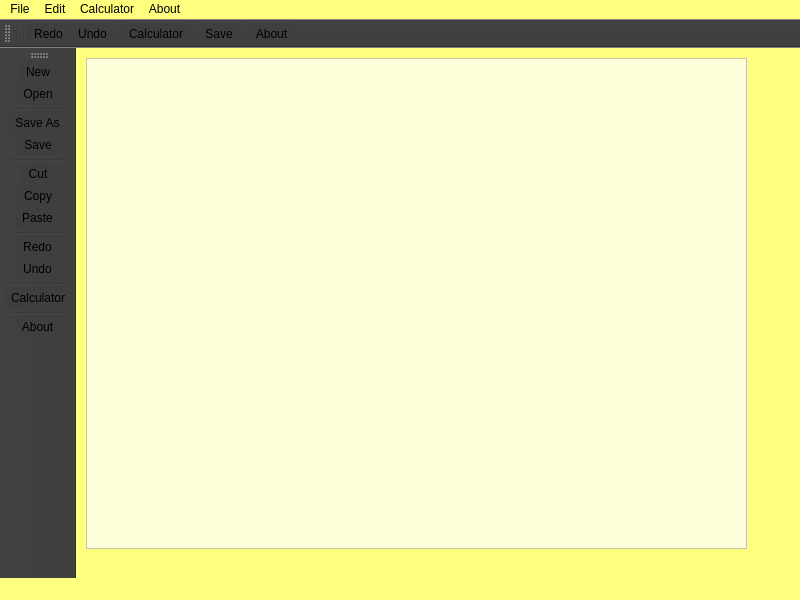
<?xml version="1.0" encoding="UTF-8"?>
<ui version="4.0">
 <class>NoteCal</class>
 <widget class="QMainWindow" name="NoteCal">
  <property name="geometry">
   <rect>
    <x>0</x>
    <y>0</y>
    <width>800</width>
    <height>600</height>
   </rect>
  </property>
  <property name="windowTitle">
   <string>NoteCal </string>
  </property>
  <property name="windowIcon">
   <iconset resource="resource.qrc">
    <normaloff>:/icons/notepad.png</normaloff>:/icons/notepad.png</iconset>
  </property>
  <property name="styleSheet">
   <string notr="true">background-color:rgb(255, 255, 127)</string>
  </property>
  <widget class="QWidget" name="centralwidget">
   <widget class="QTextEdit" name="textEdit">
    <property name="geometry">
     <rect>
      <x>10</x>
      <y>10</y>
      <width>661</width>
      <height>491</height>
     </rect>
    </property>
    <property name="styleSheet">
     <string notr="true">background-color:rgb(255, 254, 219)</string>
    </property>
   </widget>
  </widget>
  <widget class="QMenuBar" name="menubar">
   <property name="geometry">
    <rect>
     <x>0</x>
     <y>0</y>
     <width>800</width>
     <height>26</height>
    </rect>
   </property>
   <widget class="QMenu" name="menuFile">
    <property name="title">
     <string>File</string>
    </property>
    <addaction name="actionnew"/>
    <addaction name="actionOpen"/>
    <addaction name="separator"/>
    <addaction name="actionSave"/>
    <addaction name="actionSave_As"/>
   </widget>
   <widget class="QMenu" name="menuEdit">
    <property name="title">
     <string>Edit</string>
    </property>
    <addaction name="actionCut"/>
    <addaction name="actionCopy"/>
    <addaction name="actionPaste"/>
    <addaction name="separator"/>
    <addaction name="actionRedo"/>
    <addaction name="actionUndo"/>
   </widget>
   <widget class="QMenu" name="menuCalculator">
    <property name="title">
     <string>Calculator</string>
    </property>
    <addaction name="actionCalculator"/>
   </widget>
   <widget class="QMenu" name="menuAbout">
    <property name="title">
     <string>About</string>
    </property>
    <addaction name="actionAbout"/>
   </widget>
   <addaction name="menuFile"/>
   <addaction name="menuEdit"/>
   <addaction name="menuCalculator"/>
   <addaction name="menuAbout"/>
  </widget>
  <widget class="QStatusBar" name="statusbar"/>
  <widget class="QToolBar" name="toolBar">
   <property name="sizePolicy">
    <sizepolicy hsizetype="Preferred" vsizetype="Fixed">
     <horstretch>0</horstretch>
     <verstretch>0</verstretch>
    </sizepolicy>
   </property>
   <property name="windowTitle">
    <string>toolBar</string>
   </property>
   <property name="styleSheet">
    <string notr="true">background-color:rgb(63, 63, 63)</string>
   </property>
   <attribute name="toolBarArea">
    <enum>TopToolBarArea</enum>
   </attribute>
   <attribute name="toolBarBreak">
    <bool>false</bool>
   </attribute>
   <addaction name="separator"/>
   <addaction name="separator"/>
   <addaction name="actionRedo"/>
   <addaction name="actionUndo"/>
   <addaction name="separator"/>
   <addaction name="actionCalculator"/>
   <addaction name="separator"/>
   <addaction name="actionSave"/>
   <addaction name="separator"/>
   <addaction name="actionAbout"/>
  </widget>
  <widget class="QToolBar" name="toolBar_2">
   <property name="windowTitle">
    <string>toolBar_2</string>
   </property>
   <property name="styleSheet">
    <string notr="true">background-color:rgb(63, 63, 63)</string>
   </property>
   <attribute name="toolBarArea">
    <enum>LeftToolBarArea</enum>
   </attribute>
   <attribute name="toolBarBreak">
    <bool>false</bool>
   </attribute>
   <addaction name="actionnew"/>
   <addaction name="actionOpen"/>
   <addaction name="separator"/>
   <addaction name="actionSave_As"/>
   <addaction name="actionSave"/>
   <addaction name="separator"/>
   <addaction name="actionCut"/>
   <addaction name="actionCopy"/>
   <addaction name="actionPaste"/>
   <addaction name="separator"/>
   <addaction name="actionRedo"/>
   <addaction name="actionUndo"/>
   <addaction name="separator"/>
   <addaction name="actionCalculator"/>
   <addaction name="separator"/>
   <addaction name="actionAbout"/>
  </widget>
  <action name="actionnew">
   <property name="icon">
    <iconset resource="resource.qrc">
     <normaloff>:/icons/new.png</normaloff>:/icons/new.png</iconset>
   </property>
   <property name="text">
    <string>New</string>
   </property>
   <property name="toolTip">
    <string>newpage</string>
   </property>
  </action>
  <action name="actionOpen">
   <property name="icon">
    <iconset resource="resource.qrc">
     <normaloff>:/icons/open.png</normaloff>:/icons/open.png</iconset>
   </property>
   <property name="text">
    <string>Open</string>
   </property>
   <property name="toolTip">
    <string>open</string>
   </property>
  </action>
  <action name="actionSave">
   <property name="icon">
    <iconset resource="resource.qrc">
     <normaloff>:/icons/save.png</normaloff>:/icons/save.png</iconset>
   </property>
   <property name="text">
    <string>Save</string>
   </property>
   <property name="toolTip">
    <string>Save</string>
   </property>
  </action>
  <action name="actionSave_As">
   <property name="icon">
    <iconset resource="resource.qrc">
     <normaloff>:/icons/saveas.png</normaloff>:/icons/saveas.png</iconset>
   </property>
   <property name="text">
    <string>Save As</string>
   </property>
   <property name="toolTip">
    <string>Save As</string>
   </property>
  </action>
  <action name="actionCut">
   <property name="icon">
    <iconset resource="resource.qrc">
     <normaloff>:/icons/cut.png</normaloff>:/icons/cut.png</iconset>
   </property>
   <property name="text">
    <string>Cut</string>
   </property>
   <property name="toolTip">
    <string>Cut</string>
   </property>
  </action>
  <action name="actionCopy">
   <property name="icon">
    <iconset resource="resource.qrc">
     <normaloff>:/icons/copy.png</normaloff>:/icons/copy.png</iconset>
   </property>
   <property name="text">
    <string>Copy</string>
   </property>
   <property name="toolTip">
    <string>Copy</string>
   </property>
  </action>
  <action name="actionPaste">
   <property name="icon">
    <iconset resource="resource.qrc">
     <normaloff>:/icons/paste.png</normaloff>:/icons/paste.png</iconset>
   </property>
   <property name="text">
    <string>Paste</string>
   </property>
   <property name="toolTip">
    <string>Paste</string>
   </property>
  </action>
  <action name="actionRedo">
   <property name="icon">
    <iconset resource="resource.qrc">
     <normaloff>:/icons/redo.png</normaloff>:/icons/redo.png</iconset>
   </property>
   <property name="text">
    <string>Redo</string>
   </property>
   <property name="toolTip">
    <string>Redo</string>
   </property>
  </action>
  <action name="actionUndo">
   <property name="icon">
    <iconset resource="resource.qrc">
     <normaloff>:/icons/undo.png</normaloff>:/icons/undo.png</iconset>
   </property>
   <property name="text">
    <string>Undo</string>
   </property>
   <property name="toolTip">
    <string>Undo</string>
   </property>
  </action>
  <action name="actionAbout">
   <property name="icon">
    <iconset resource="resource.qrc">
     <normaloff>:/icons/about.png</normaloff>:/icons/about.png</iconset>
   </property>
   <property name="text">
    <string>About</string>
   </property>
  </action>
  <action name="actionCalculator">
   <property name="icon">
    <iconset resource="resource.qrc">
     <normaloff>:/icons/calculator.png</normaloff>:/icons/calculator.png</iconset>
   </property>
   <property name="text">
    <string>Calculator</string>
   </property>
   <property name="toolTip">
    <string>Calculator</string>
   </property>
  </action>
 </widget>
 <resources>
  <include location="resource.qrc"/>
 </resources>
 <connections/>
</ui>
